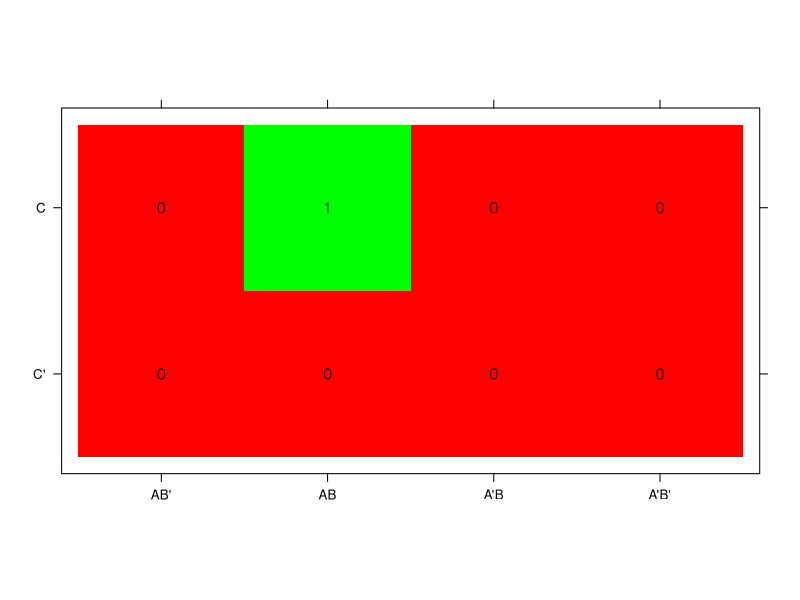
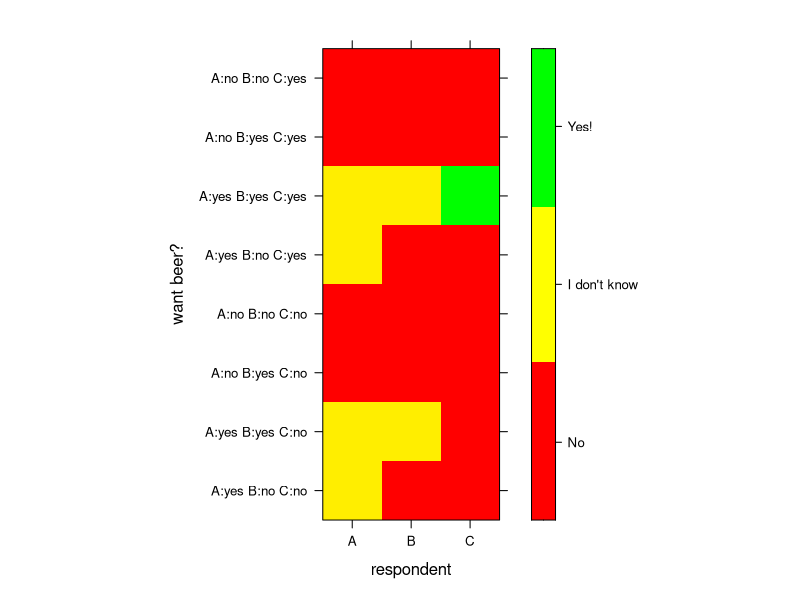

Recreate these plots in R, in order.
library(lattice)
library(latticeExtra)

nz <- 3
x <- 2**1
y <- 2**2
d <- t(matrix(rep(1:2, length.out=x*y), nrow=x, ncol=y))

p <- levelplot(
  d,
  xlab=NULL,
  ylab=NULL,
  # scales=list(x=list(at=NULL), y=list(at=NULL)), # no ticks
  scales=list(x=list(at=1:y, labels=c("AB'", "AB", "A'B", "A'B'")), y=list(at=1:x, labels=c("C'", "C"))),
  cuts=nz-1, # to map 1:3 to white:black
  # colorkey=NULL,
  col.regions=colorRampPalette(colors=c("white", "black"))(nz)
)
# print(p)

dat <- data.frame(
  # expand.grid(x=c("AB'", "AB", "A'B", "A'B'"), y=c("C'", "C")),
  A=c(1, 1, 0, 0, 1, 1, 0, 0),
  B=c(0, 1, 1, 0, 0, 1, 1, 0),
  C=c(0, 0, 0, 0, 1, 1, 1, 1),
  value=c(0, 0, 0, 0, 0, 1, 0, 0),
  source=c(0, 0, 0, 0, 0, 1, 0, 0)
)
dat$y <- factor(ifelse(dat$C == 1, "C", "C'"), levels=c("C'", "C"))
dat$x <- factor(paste0(ifelse(dat$A == 1, "A", "A'"), ifelse(dat$B == 1, "B", "B'")), levels=c("AB'", "AB", "A'B", "A'B'"))

lp <- levelplot(value ~ x+y, aspect="iso", data=dat, xlab=NULL, ylab=NULL, colorkey=NULL,
  col.regions=colorRampPalette(colors=c("red", "green"))(2))
xp <- xyplot(y ~ x, data=dat,
  panel = function(y, x, ...) {
    ltext(x = x, y = y, labels = dat$source, cex = 1, font = 2,
      fontfamily = "HersheySans")
    # panel.grid(h=1, v=3, x=2, y=4)
    #panel.abline(h=c(1.5), from=1.5, to=2.5)
    #panel.abline(v=c(1.5, 2.5, 3.5), from=0.5, to=2.5)
  }
  )

p <- lp + xp
print(p)

# joke result, "and" form, per logician desire
# the "backwards" row/col numbers make
# the data match the input format
m <- matrix(nrow=3, ncol=8, data=c(
   0, -1, -1,  # 100
   0,  0, -1,  # 110
  -1, -1, -1,  # 010
  -1, -1, -1,  # 000
   0, -1, -1,  # 101
   0,  0,  1,  # 111
  -1, -1, -1,  # 011
  -1, -1, -1   # 001
))

levelplot(
  m,
  col.regions=colorRampPalette(colors=c("red", "yellow", "green")),
  xlab="respondent",
  ylab="want beer?",
  colorkey=list(at=c(-1, -.33, .33, 1), labels=list(at=c(-0.67, 0, 0.67), labels=c("No", "I don't know", "Yes!"))),
  scales=list(
    x=list(at=1:3, labels=c("A", "B", "C")),
    y=list(at=1:8, labels=c(
      "A:yes B:no C:no", "A:yes B:yes C:no", "A:no B:yes C:no", "A:no B:no C:no",
      "A:yes B:no C:yes", "A:yes B:yes C:yes", "A:no B:yes C:yes", "A:no B:no C:yes"
    ))
  )
)

dat <- data.frame(
  y=c("A yes B no C no", "A yes B yes C no", "A no B yes C no", "A no B no C no",
      "A yes B no C yes", "A yes B yes C yes", "A no B yes C yes", "A no B no C yes"),
  value=c(0, 0, 0, 0, 0, 1, 0, 0)+1,
  source=c(0, 0, 0, 0, 0, 1, 0, 0)
)
